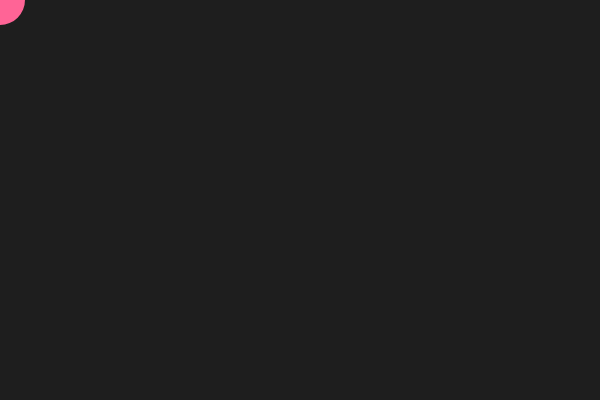
Frame 1 (no input)
Frame 60 (no input): identical to frame 1, image omitted
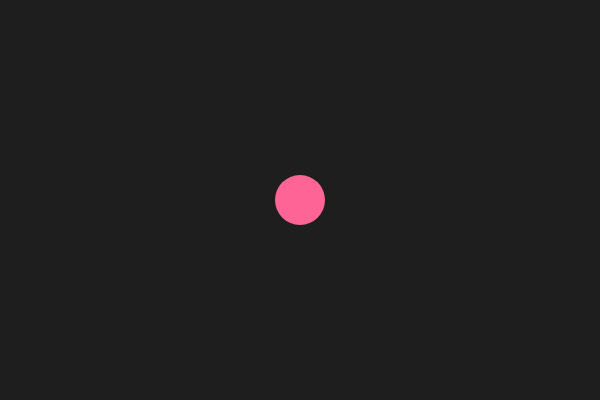
Frame 120 (the mouse pressed at the canvas centre since frame 60)

The p5.js sketch that drew these frames (run headless with seeded random() and noise() and a simulated clock; from frame 60 on, the mouse is pressed at the canvas centre):

// p5.js sketch
// ── sketch.js
// ============================================
// 00 はじめてのスケッチ
// マウスを動かすと、円がついてくる
// ============================================

// setup() … 最初に1回だけ実行される
function setup() {
  createCanvas(600, 400); // 幅600 × 高さ400 のキャンバスをつくる
}

// draw() … 1秒間に約60回、ずっとくり返し実行される
function draw() {
  background(30); // 背景を塗りつぶす（0=黒 〜 255=白）

  noStroke(); // 線（ふち）を描かない
  fill(255, 100, 150); // 塗りの色（赤, 緑, 青）それぞれ 0〜255
  circle(mouseX, mouseY, 50); // マウスの位置に、直径50の円
}

// ---------- やってみよう ----------
// 1. fill( ) の3つの数字を変えて、好きな色にしよう
// 2. circle( ) の 50 を 100 にすると？
// 3. background(30); の行を消すと…？（行の先頭に // をつけると無効になる）
